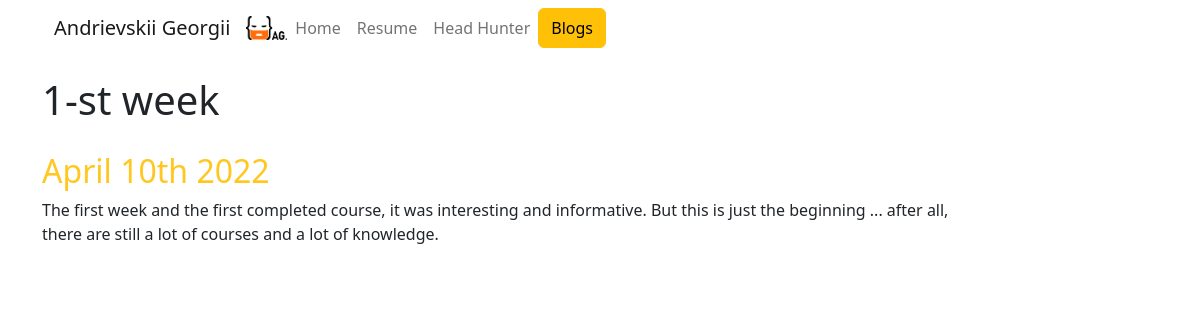
Page /blog/11/ on the committed database.
### blog/models.py (models this page shows)
class Blog(models.Model):
    post = models.CharField(max_length=200)
    date_post = models.DateField()
    discription = models.CharField(max_length=400)

### blog/views.py (the view)
# urls.py: path('<int:blog_id>/', views.detail, name='detail'),
def detail(request, blog_id) :
    blog = get_object_or_404(Blog, pk=blog_id)
    return render(request, 'blog/detail.html', {'blog': blog})

### blog/templates/blog/detail.html
{% extends 'portfolio/base.html' %}
{% block content %}
<div class="col-md-10">
    <h1 class="name_post">{{ blog.post }}</h1>
    <h2 class="date_post">{{ blog.date_post| date:'F jS Y' }}</h2>
    {{ blog.discription|safe }}
</div>
{% endblock %}

### portfolio/static/portfolio/custom.css (style rules this page uses)
.name_post { padding: 20px 0px; }
.date_post { color:#ffc720; }

### rows in the picture
Blog: post "1-st week", date_post "April 10th 2022", discription "The first week and the first completed course, it was interesting and informative. But this is just the beginning ... after all, there are still a lot of courses and a lot of knowledge."
